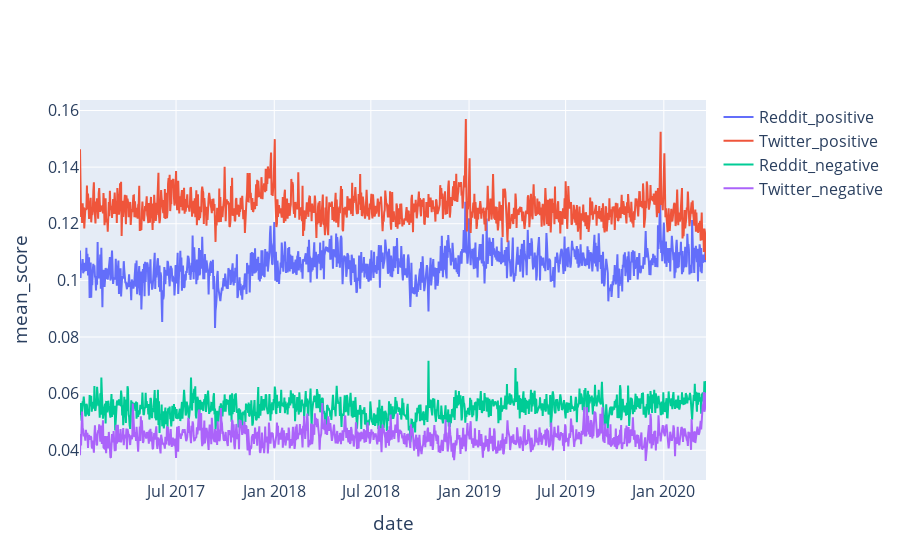

Source (notebook cell):
### Code cell
import plotly.graph_objects as go

# Create random data with numpy

random_x = time_reddit_2["date"]
random_y1 = time_reddit_2["positive_sentiment_mean"]
random_y2 = time_twitter["positive_sentiment_mean"]

random_y3 = time_reddit_2["negative_sentiment_mean"]
random_y4 = time_twitter["negative_sentiment_mean"]


# Create traces
fig = go.Figure()

fig.add_trace(go.Scatter(x=random_x, y=random_y1,
                    mode='lines',
                    name="Reddit_positive"))
fig.add_trace(go.Scatter(x=random_x, y=random_y2,
                    mode='lines', name='Twitter_positive'))

fig.add_trace(go.Scatter(x=random_x, y=random_y3,
                    mode='lines', name='Reddit_negative'))
fig.add_trace(go.Scatter(x=random_x, y=random_y4,
                    mode='lines', name='Twitter_negative'))

fig.update_layout(
    xaxis_title="date",
    yaxis_title="mean_score",
    font=dict(
        size=16,

    )
)
fig.show()

### Figure 1 — Plotly figure (JSON) as saved in the notebook; plotly's stock layout.template omitted (floating-point values rounded to 4 significant figures; data arrays with more than 128 entries replaced by an {"elided": "..."} marker saying what was removed)
{"data": [{"mode": "lines", "name": "Reddit_positive", "type": "scatter", "x": {"elided": "1174 str values"}, "y": {"elided": "1174 float values"}}, {"mode": "lines", "name": "Twitter_positive", "type": "scatter", "x": {"elided": "1174 str values"}, "y": {"elided": "1185 float values"}}, {"mode": "lines", "name": "Reddit_negative", "type": "scatter", "x": {"elided": "1174 str values"}, "y": {"elided": "1174 float values"}}, {"mode": "lines", "name": "Twitter_negative", "type": "scatter", "x": {"elided": "1174 str values"}, "y": {"elided": "1185 float values"}}], "layout": {"font": {"size": 16}, "xaxis": {"title": {"text": "date"}}, "yaxis": {"title": {"text": "mean_score"}}}}
